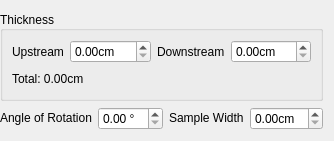
                         <widget class="QWidget" name="page_6">
                          <layout class="QVBoxLayout" name="verticalLayout_42">
                           <property name="leftMargin">
                            <number>0</number>
                           </property>
                           <item>
                            <widget class="QGroupBox" name="thicknessGroupBox_2">
                             <property name="styleSheet">
                              <string notr="true"/>
                             </property>
                             <property name="title">
                              <string>Thickness</string>
                             </property>
                             <property name="alignment">
                              <set>Qt::AlignLeading|Qt::AlignLeft|Qt::AlignVCenter</set>
                             </property>
                             <property name="flat">
                              <bool>false</bool>
                             </property>
                             <layout class="QVBoxLayout" name="verticalLayout_58">
                              <item>
                               <layout class="QHBoxLayout" name="horizontalLayout_84">
                                <item>
                                 <widget class="QLabel" name="upstreamLabel_4">
                                  <property name="text">
                                   <string>Upstream</string>
                                  </property>
                                 </widget>
                                </item>
                                <item>
                                 <widget class="ExponentialSpinBox" name="containerUpstreamSpinBox">
                                  <property name="sizePolicy">
                                   <sizepolicy hsizetype="Expanding" vsizetype="Fixed">
                                    <horstretch>0</horstretch>
                                    <verstretch>0</verstretch>
                                   </sizepolicy>
                                  </property>
                                  <property name="suffix">
                                   <string>cm</string>
                                  </property>
                                 </widget>
                                </item>
                                <item>
                                 <widget class="QLabel" name="downstreamLabel_4">
                                  <property name="text">
                                   <string>Downstream</string>
                                  </property>
                                 </widget>
                                </item>
                                <item>
                                 <widget class="ExponentialSpinBox" name="containerDownStreamSpinBox">
                                  <property name="sizePolicy">
                                   <sizepolicy hsizetype="Expanding" vsizetype="Fixed">
                                    <horstretch>0</horstretch>
                                    <verstretch>0</verstretch>
                                   </sizepolicy>
                                  </property>
                                  <property name="suffix">
                                   <string>cm</string>
                                  </property>
                                 </widget>
                                </item>
                               </layout>
                              </item>
                              <item>
                               <layout class="QHBoxLayout" name="horizontalLayout_55">
                                <item>
                                 <widget class="QLabel" name="totalContainerThicknessLabel">
                                  <property name="text">
                                   <string>Total: 0.00cm</string>
                                  </property>
                                 </widget>
                                </item>
                                <item>
                                 <spacer name="horizontalSpacer_9">
                                  <property name="orientation">
                                   <enum>Qt::Horizontal</enum>
                                  </property>
                                  <property name="sizeHint" stdset="0">
                                   <size>
                                    <width>40</width>
                                    <height>20</height>
                                   </size>
                                  </property>
                                 </spacer>
                                </item>
                               </layout>
                              </item>
                             </layout>
                            </widget>
                           </item>
                           <item>
                            <layout class="QHBoxLayout" name="horizontalLayout_60">
                             <property name="leftMargin">
                              <number>0</number>
                             </property>
                             <item>
                              <widget class="QLabel" name="angleOfRotationLabel_3">
                               <property name="sizePolicy">
                                <sizepolicy hsizetype="Preferred" vsizetype="Fixed">
                                 <horstretch>0</horstretch>
                                 <verstretch>0</verstretch>
                                </sizepolicy>
                               </property>
                               <property name="text">
                                <string>Angle of Rotation</string>
                               </property>
                              </widget>
                             </item>
                             <item>
                              <widget class="ExponentialSpinBox" name="containerAngleOfRotationSpinBox">
                               <property name="sizePolicy">
                                <sizepolicy hsizetype="Expanding" vsizetype="Fixed">
                                 <horstretch>0</horstretch>
                                 <verstretch>0</verstretch>
                                </sizepolicy>
                               </property>
                               <property name="suffix">
                                <string> °</string>
                               </property>
                              </widget>
                             </item>
                             <item>
                              <widget class="QLabel" name="sampleWidthLabel_3">
                               <property name="sizePolicy">
                                <sizepolicy hsizetype="Preferred" vsizetype="Fixed">
                                 <horstretch>0</horstretch>
                                 <verstretch>0</verstretch>
                                </sizepolicy>
                               </property>
                               <property name="text">
                                <string>Sample Width</string>
                               </property>
                              </widget>
                             </item>
                             <item>
                              <widget class="ExponentialSpinBox" name="containerSampleWidthSpinBox">
                               <property name="sizePolicy">
                                <sizepolicy hsizetype="Expanding" vsizetype="Fixed">
                                 <horstretch>0</horstretch>
                                 <verstretch>0</verstretch>
                                </sizepolicy>
                               </property>
                               <property name="suffix">
                                <string>cm</string>
                               </property>
                              </widget>
                             </item>
                            </layout>
                           </item>
                          </layout>
                         </widget>
